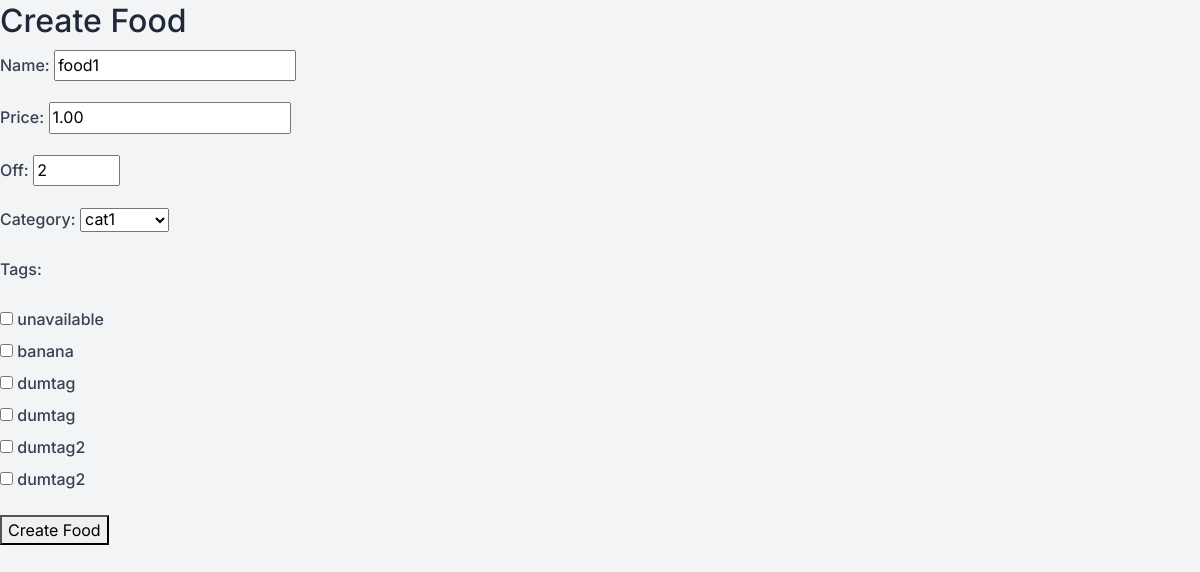
The app's page /foods/update-food/1 (signed in), older data.
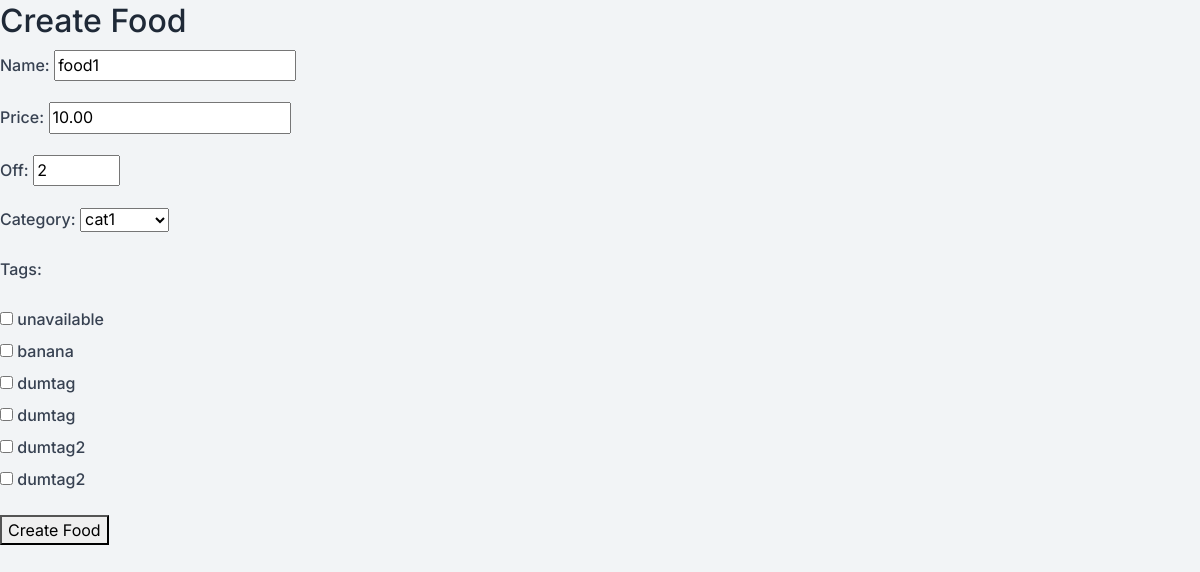
The same page, newer data.
### foodmenu/models.py (models this page shows, shortened)
class Food(BaseModel):
    name = models.CharField(max_length=100)
    price = models.DecimalField(max_digits=10, decimal_places=2)
    availability = models.BooleanField(default=True)
    off = models.PositiveSmallIntegerField(default=0)
    category = models.ForeignKey('Category', on_delete=models.PROTECT)

class Category(BaseModel):
    name = models.CharField(max_length=100, unique=True)
    parent = models.ForeignKey('self', on_delete=models.CASCADE, null=True, blank=True, related_name='subcategories')
    def __str__(self):
        return self.name

### foodmenu/views.py (the view, shortened to what this page needs)
# urls.py: path('update-food/<int:pk>', views.UpdateFoodView.as_view(), name='update-food'),
class UpdateFoodView(View):
    template_name = 'Food_CreateFoodTemplate.html'
    @staff_or_superuser_required
    def get(self, request, pk):
        food_object = Food.objects.get(pk=pk)
        form = FoodCreateForm(instance=food_object)
        associated_tags = TaggedItem.objects.get_tags_for(Food, food_object.id).values_list('tag', flat=True)
        form.fields['tags'].initial = associated_tags
        return render(request, self.template_name, {'form': form})

### foodmenu/forms.py
class FoodCreateForm(forms.ModelForm):
    tags = forms.ModelMultipleChoiceField(
        queryset=Tag.objects.all(),
        widget=forms.CheckboxSelectMultiple,
        required=False,
    )
    off = forms.IntegerField(max_value=100,min_value=0)
    price = forms.DecimalField(max_value=10000, min_value=0)
    class Meta:
        model = Food
        fields = ['name', 'price', 'off', 'category', 'tags']

### core/models.py (called while the page is built)
    def get_queryset(self):
        return super().get_queryset().filter(deleted_at__isnull=True)

### tag/models.py (called while the page is built)
    @staticmethod
    def get_tags_for(obj_type, obj_id):
        content_type = ContentType.objects.get_for_model(obj_type)
        return TaggedItem.objects.select_related('tag') .filter(content_type=content_type, object_id=obj_id)

    def __str__(self) -> str:
        return self.label

### utils.py (called while the page is built)
def is_staff_or_superuser(user):
    return user.is_active and (user.is_staff or user.is_superuser)

### templates/Food_CreateFoodTemplate.html (shortened to what this page needs)
{% extends "base.html" %}
{% block content %}
  <h2>Create Food</h2>
  <form method="post" action="">
    {{ form.as_p }}
      <button class="forms-submit" type="submit">Create Food</button>
  </form>
{% endblock %}

Row changes from the older to the newer data that the page shows:
changed Food "cat1": price "1.00" → "10.00"
